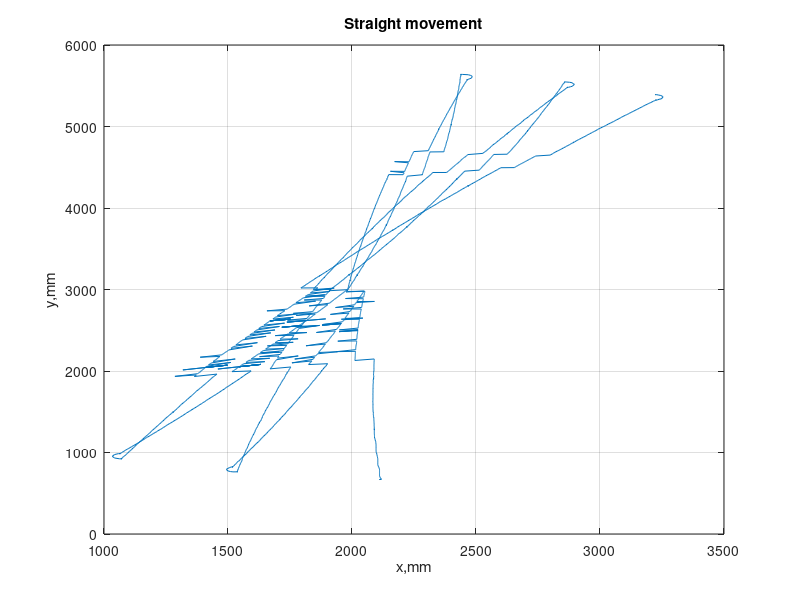
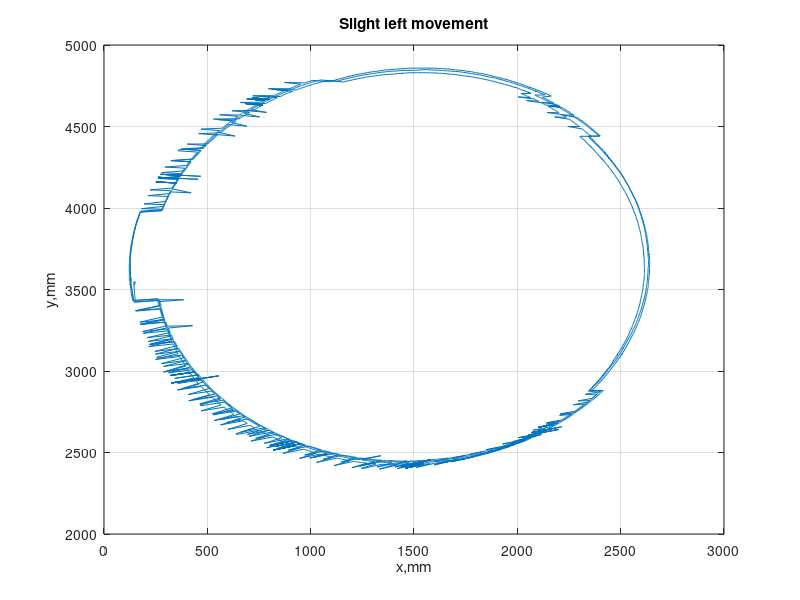
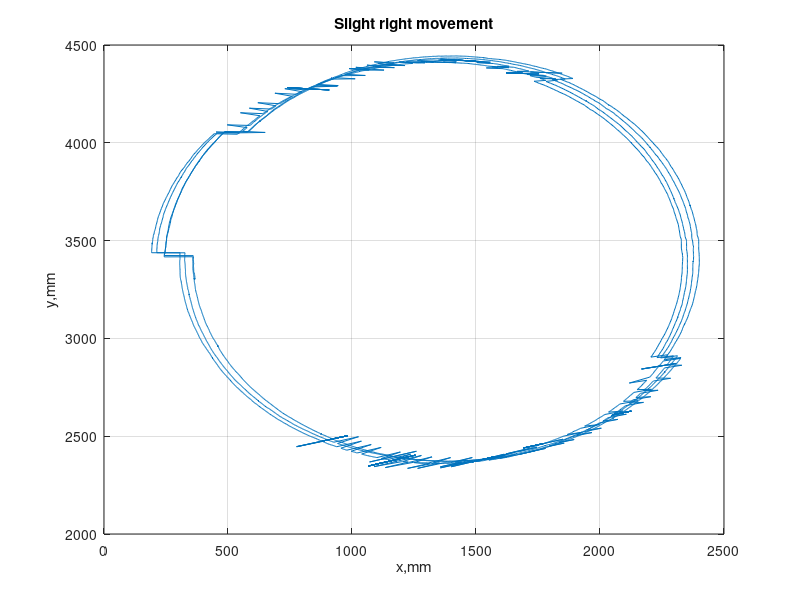
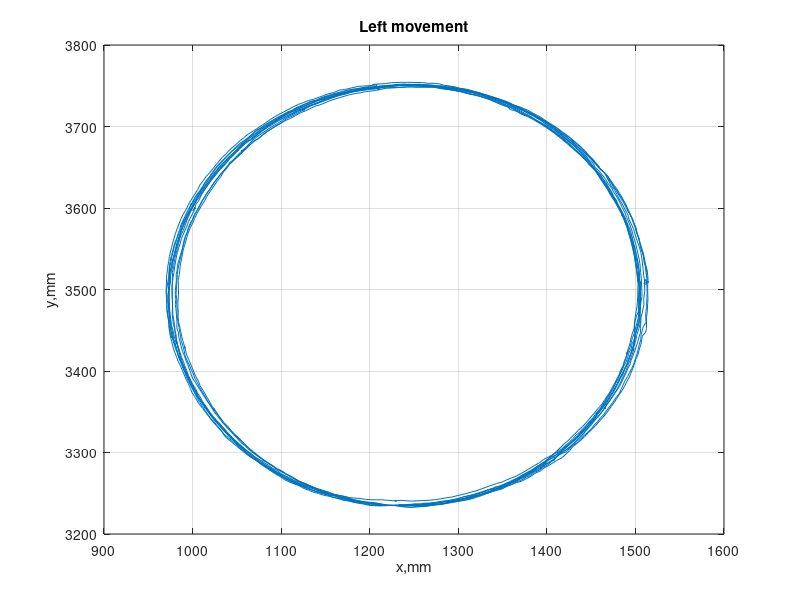

Source code (MATLAB) for these figures, in order:
straight = dlmread('straight.csv');
sleft = dlmread('circleLeftBig.csv'); 
sright = dlmread('circleRightBig.csv');
left = dlmread('circleLeftSmall.csv');
right = dlmread('circleLeftSmall.csv');
straight = straight(1:end-1,:);
sleft = sleft(1:end-250,:);
sright = sright(1:end-1,:);
left = left(1:end-1,:);
right = right(1:end-1,:);
% c1  = left(681:3221,:);
% omega = 2*pi/(c1(end,1)-c1(1,1))*1000;
% v = 2*pi*250/(c1(end,1)-c1(1,1))*1000;test_set = c1([1:250:2500],:);

figure(1)
plot(straight(:,2),straight(:,3));
grid on
xlabel('x,mm')
ylabel('y,mm')
title('Straight movement')

figure(2)
plot(sleft(:,2),sleft(:,3));
grid on
xlabel('x,mm')
ylabel('y,mm')
title('Slight left movement')

figure(3)
plot(sright(:,2),sright(:,3));
grid on
xlabel('x,mm')
ylabel('y,mm')
title('Slight right movement')

figure(4)
plot(left(:,2),left(:,3));
grid on
xlabel('x,mm')
ylabel('y,mm')
title('Left movement')

figure(5)
plot(right(:,2),right(:,3));
grid on
xlabel('x,mm')
ylabel('y,mm')
title('Right movement')